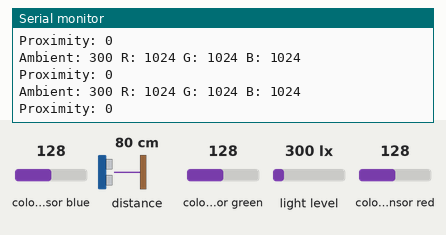
Simulated run of this sketch. Board: Arduino Uno, built with avr-gcc and run on an emulated ATmega328P. Shown: the last lines printed to the serial monitor. The test bench sets the inputs (shaded band); at power-on: colour sensor blue 128, distance to the obstacle 80 cm, colour sensor green 128, light level 300 lx, colour sensor red 128.

Above: at 1.7 s.
1.8 s: colour sensor blue set to 5
At 2.38 s:
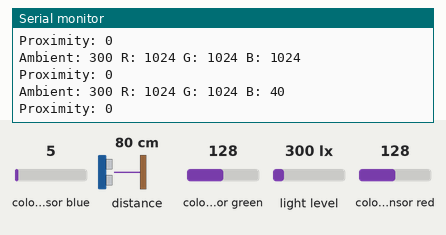
3.3 s: distance to the obstacle set to 2 cm
At 3.89 s:
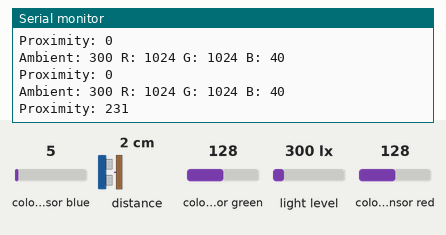
4.8 s: colour sensor green set to 5
At 4.9 s:
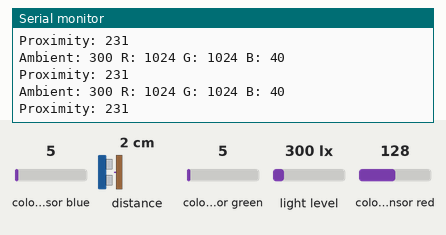
6.3 s: light level set to 40 lx
At 6.41 s:
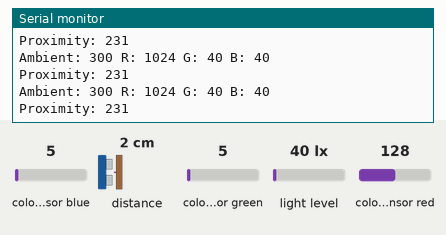
7.8 s: colour sensor red set to 5
At 7.93 s:
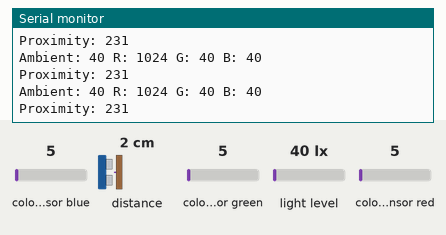

The sketch:

2-3_part2.ino
```cpp
// Project 7: Part 2.3 Part 2

// The purpose of this part was to interface with the APDS-9960 sensor.
// The sensor was used to read ambient light, RGB color data, and proximity values.
// The results were printed to the serial monitor for monitoring and debugging.

// Group Members: Josh Wild, Dayne Newman
// Group Number: 14 (not sure this is what the bottom of the breadboard said)
// Date: 4/9/2025
// Code written by: Both team members
#include <Wire.h>
#include <SparkFun_APDS9960.h>
SparkFun_APDS9960 apds = SparkFun_APDS9960();

void setup() {
  Serial.begin(9600);
  Serial.println("APDS-9960 test");

  // Initialize APDS9960
  if (apds.init()) {
    Serial.println("APDS9960 initialization complete");
  }
  else {
    Serial.println("APDS9960 initialization failed");
  }

  // Enable proximity, ambient light, and color sensing
  if (apds.enableLightSensor(true)) {
    Serial.println("Light sensor enabled");
  }
  else {
    Serial.println("Failed to enable light sensor");
  }

  if (apds.enableProximitySensor(true)) {
    Serial.println("Proximity sensor enabled");
  }
  else {
    Serial.println("Failed to enable proximity sensor");
  }

  delay(500); // Allow sensors to warm up
  }


void loop() {
  uint16_t ambientLight, red, green, blue;
  uint8_t proximity;

  // Read light values
  if (apds.readAmbientLight(ambientLight) && apds.readRedLight(red) && apds.readGreenLight(green) && apds.readBlueLight(blue)) {
    Serial.print("Ambient: "); Serial.print(ambientLight);
    Serial.print(" R: "); Serial.print(red);
    Serial.print(" G: "); Serial.print(green);
    Serial.print(" B: "); Serial.println(blue);
  }

  // Read proximity value
  if (apds.readProximity(proximity)) {
    Serial.print("Proximity: ");
    Serial.println(proximity);
  }

  delay(500); // Delay between reads
}
```

Measured:
- after the input at 1.8 s, the serial monitor: prints a new line after 0.25 s (image 1)
- after the input at 3.3 s, the serial monitor: prints a new line after 0.30 s (image 2)
